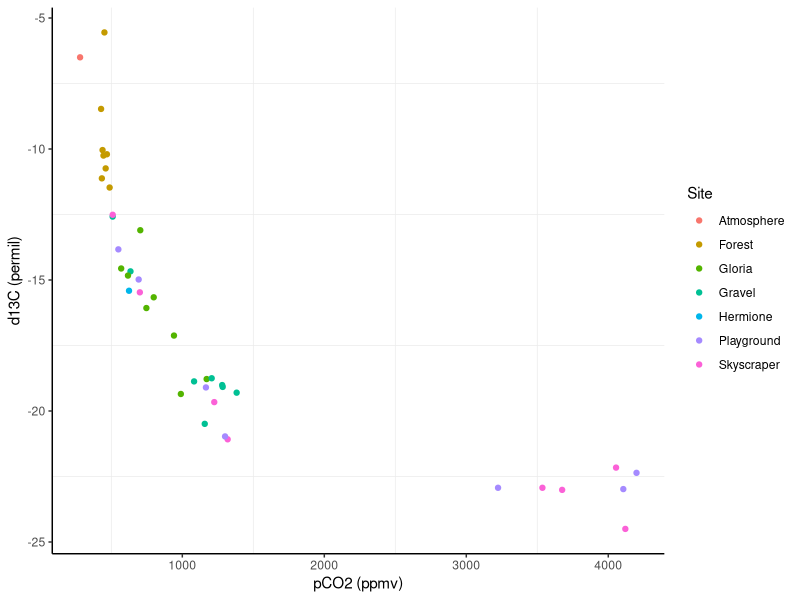
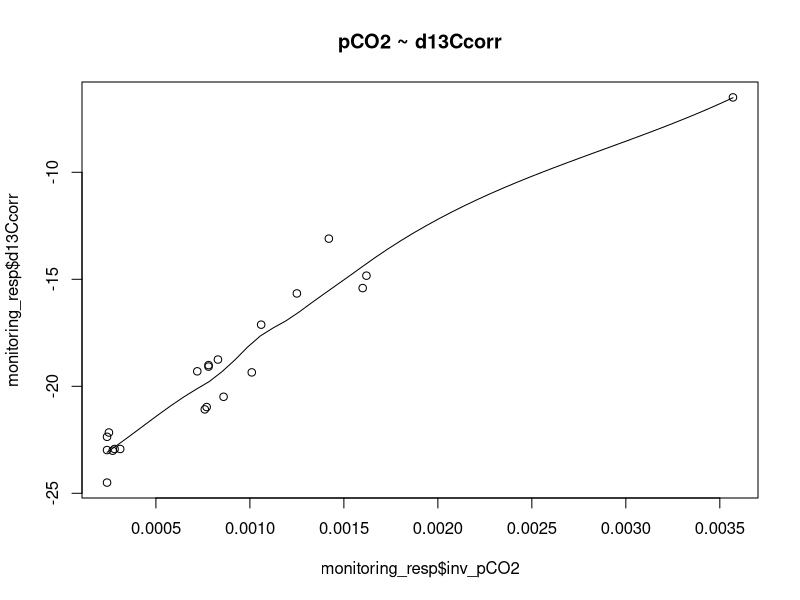
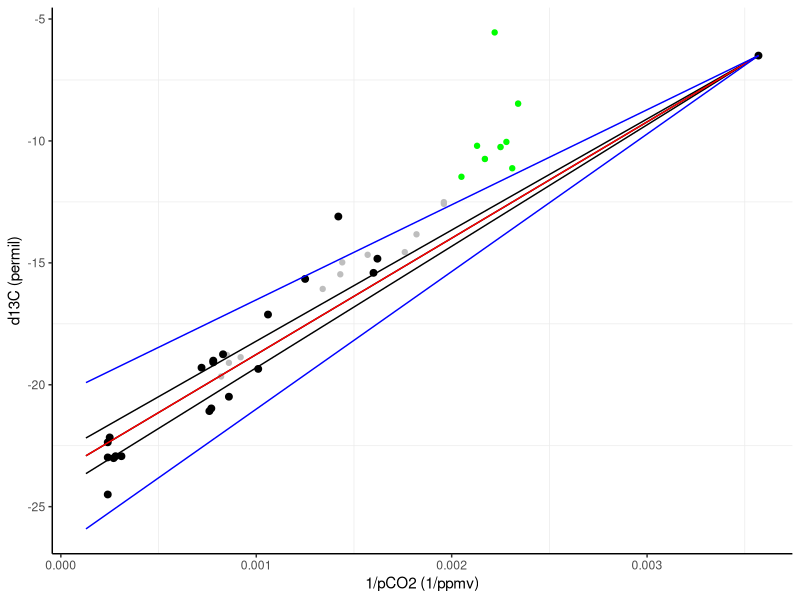
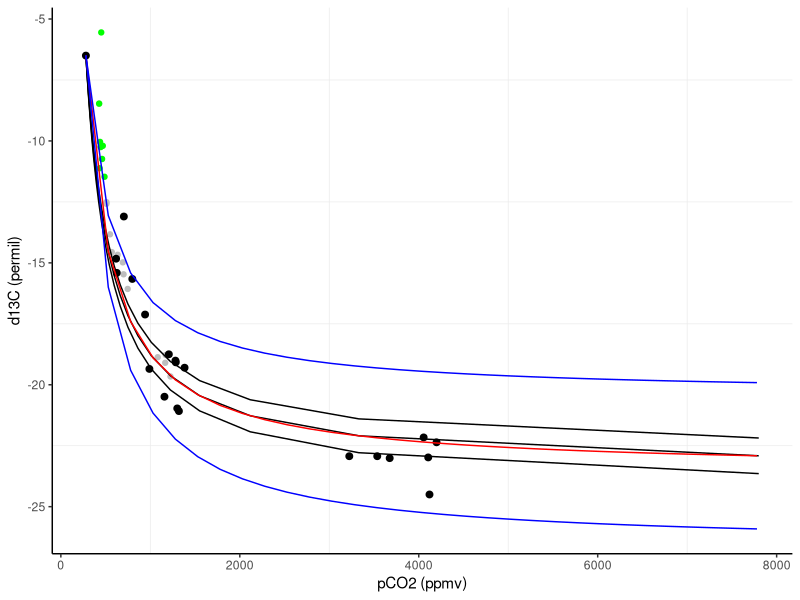

The R source for these figures, in order:
#Analysis of monitoring data and determination of soil gas end members and mixing lines

library(tidyverse)

monitoring <- read.csv("Data/Monitoring_data.csv")


#Keeling plot of all monitoring data
monitoring.plot <- 
  ggplot(data = monitoring, aes(x = pCO2, y = d13Ccorr, colour = Site)) +
  geom_point() + 
  xlab('pCO2 (ppmv)') +
  ylab('d13C (permil)') +
  theme_bw() + theme(panel.border = element_blank(), panel.grid.major = element_blank(),
                     axis.line = element_line(colour = "black")) 
monitoring.plot


###################################################################
#Quick statistical tests on the data to see if linear regression is a good model

#Data without forests and winter months to best estimate the soil respired end member
monitoring_resp <- monitoring %>% 
  filter(Site != 'Forest') %>% 
  filter(Season != 'Winter')

#Scatter plot 
scatter.smooth(x=monitoring_resp$inv_pCO2, y=monitoring_resp$d13Ccorr, main="pCO2 ~ d13Ccorr")

#box plot: check for outliers
#par(mfrow=c(1, 2))  # divide graph area in 2 columns
#boxplot(monitoring_resp$inv_pCO2, main="pCO2", sub=paste("Outlier rows: ", boxplot.stats(monitoring_resp$inv_pCO2)$out))
#boxplot(monitoring_resp$d13Ccorr, main="d13C", sub=paste("Outlier rows: ", boxplot.stats(monitoring_resp$d13Ccorr)$out))
#
##Density plot: check for normal distribution of the data
#par(mfrow=c(1, 2))  # divide graph area in 2 columns
#plot(density(monitoring_resp$inv_pCO2), main="Density Plot: 1/pCO2", ylab="Frequency", sub=paste("Skewness:", 
#            round(e1071::skewness(monitoring_resp$inv_pCO2), 2)))  
#polygon(density(monitoring_resp$inv_pCO2), col="red")
#plot(density(monitoring_resp$d13Ccorr), main="Density Plot: d13Ccorr", ylab="Frequency", sub=paste("Skewness:", 
#            round(e1071::skewness(monitoring_resp$d13Ccorr), 2))) 
#polygon(density(monitoring_resp$d13Ccorr), col="red")

#Correlation
#Full dataset
corr <- cor(monitoring$inv_pCO2, monitoring$d13Ccorr) 
#Dataset with summer values only
corr_resp <- cor(monitoring_resp$inv_pCO2, monitoring_resp$d13Ccorr)



######################################
#Linear regression calculation
#Use linear model to predict respired end members with different d13C and pCO2 and intermediate values to feed into 
#CaveCalc

inv_pCO2 <- monitoring_resp$inv_pCO2
d13Ccorr <- monitoring_resp$d13Ccorr

#Create linear model that is forced through the atmosphere as one end member

#Using atmospheric pre-industrial values: pCO2=280 ppm (1/pCO2=0.00357), d13C=-6.5 

#Create sequence of pCO2 values to match
mod_invpCO2 <- data.frame(inv_pCO2 = c(seq(1/7800, 1/280, length.out = 21)))#7800
atmo.lm <- lm(d13Ccorr ~ I(inv_pCO2-0.00357)-1, offset = rep(-6.5, length(d13Ccorr))) 
print(atmo.lm)
summary(atmo.lm)

#Predict d13C values based on the regression
d13Cp_atmo <-  predict(atmo.lm, mod_invpCO2, interval="confidence", level = 0.95) #includes 95% confidence interval

#This defined mixing line 1 that follows the linear regression through the monitoring data
reg <- cbind(mod_invpCO2, d13Cp_atmo)

#Extract data for mixing lines to feed into CaveCalc
#Use regression line +/-3 permil for the respired end member to define 3 mixing lines that cover a reasonably broad range 
#of possible values (e.g. Bostroem et al., 2007)

#Extract respired end member from mix1 (@7800 ppmv pCO2)
resp_EM1 <- reg %>% filter (inv_pCO2 == 1/7800) %>% select(inv_pCO2, fit) %>% rename(d13C = fit)

#Create new end members based on resp end member d13C +/- 3permil
resp_EM2 <- reg %>% filter (inv_pCO2 == 1/7800) %>% select(inv_pCO2, fit) %>% rename(d13C = fit) %>% mutate(d13C = d13C+3)
resp_EM3 <- reg %>% filter (inv_pCO2 == 1/7800) %>% select(inv_pCO2, fit) %>% rename(d13C = fit) %>% mutate(d13C = d13C-3)

#Create mixing lines for EM1, 2 and 3
#Create sequence of pCO2 values at intervals of 500 ppm
mix_invpCO2 <- 1/(seq(280, 7800, by = 250))

mix1   <- tail(reg$fit, n=1) + ((mix_invpCO2 - tail(reg$inv_pCO2, n=1)) * (resp_EM1$d13C - tail(reg$fit, n=1)) / (resp_EM1$inv_pCO2 - tail(reg$inv_pCO2, n=1)))
mix2   <- tail(reg$fit, n=1) + ((mix_invpCO2 - tail(reg$inv_pCO2, n=1)) * (resp_EM2$d13C - tail(reg$fit, n=1)) / (resp_EM2$inv_pCO2 - tail(reg$inv_pCO2, n=1)))
mix3   <- tail(reg$fit, n=1) + ((mix_invpCO2 - tail(reg$inv_pCO2, n=1)) * (resp_EM3$d13C - tail(reg$fit, n=1)) / (resp_EM3$inv_pCO2 - tail(reg$inv_pCO2, n=1)))  

mix_lines <- as.data.frame(cbind(mix_invpCO2, mix1, mix2, mix3)) #(mix1[1:2], mix2, mix3) 
mix_lines <- rename(mix_lines,  d13C_mix1 = mix1, d13C_mix2 = mix2, d13C_mix3 = mix3) 

monitoring.plot <- 
  ggplot(data = monitoring %>% filter(Season == 'Winter'), aes(x = inv_pCO2, y = d13Ccorr)) + 
  geom_point(colour = "grey") +
  geom_point(data = monitoring %>% filter(Site == 'Forest'), aes(x = inv_pCO2, y = d13Ccorr), colour = "green") + 
  geom_point(data = monitoring_resp, aes(x = inv_pCO2, y = d13Ccorr), size = 2) +
  geom_line(data = reg, aes(x = inv_pCO2, y = fit)) +
  geom_line(data = reg, aes(x = inv_pCO2, y = lwr)) +
  geom_line(data = reg, aes(x = inv_pCO2, y = upr)) +
  geom_line(data = mix_lines, aes(x= mix_invpCO2, y = d13C_mix1), colour = "red") +
  geom_line(data = mix_lines, aes(x= mix_invpCO2, y = d13C_mix2), colour = "blue") +
  geom_line(data = mix_lines, aes(x= mix_invpCO2, y = d13C_mix3), colour = "blue") +
  xlab('1/pCO2 (1/ppmv)') +
  ylab('d13C (permil)') +
  theme_bw() + theme(panel.border = element_blank(), panel.grid.major = element_blank(),
                     axis.line = element_line(colour = "black")) 
monitoring.plot


monitoring.plot <- 
  ggplot(data = monitoring %>% filter(Season == 'Winter'), aes(x = pCO2, y = d13Ccorr)) + 
  geom_point(colour = "grey") +
  geom_point(data = monitoring %>% filter(Site == 'Forest'), aes(x = pCO2, y = d13Ccorr), colour = "green") + 
  geom_point(data = monitoring_resp, aes(x = pCO2, y = d13Ccorr), size = 2) +
  geom_line(data = reg, aes(x = 1/inv_pCO2, y = fit)) +
  geom_line(data = reg, aes(x = 1/inv_pCO2, y = lwr)) +
  geom_line(data = reg, aes(x = 1/inv_pCO2, y = upr)) +
  geom_line(data = mix_lines, aes(x= 1/mix_invpCO2, y = d13C_mix1), colour = "red") +
  geom_line(data = mix_lines, aes(x= 1/mix_invpCO2, y = d13C_mix2), colour = "blue") +
  geom_line(data = mix_lines, aes(x= 1/mix_invpCO2, y = d13C_mix3), colour = "blue") +
  xlab('pCO2 (ppmv)') +
  ylab('d13C (permil)') +
  theme_bw() + theme(panel.border = element_blank(), panel.grid.major = element_blank(),
                     axis.line = element_line(colour = "black")) 
monitoring.plot

#Save output as csv file
write.csv(mix_lines, file = "Soil_mixing_lines.csv", row.names=FALSE) #mixing lines

write.csv(reg, file = "Monitoring_regression.csv", row.names = FALSE) #regression from monitoring data
